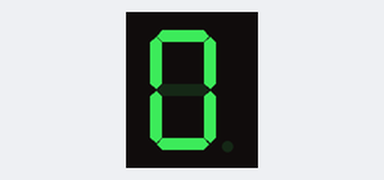
Simulated run of this sketch. Board: Arduino Uno, built with avr-gcc and run on an emulated ATmega328P. On the bench: 1-digit seven-segment display. Wiring (inferred from the names in the program): 1-digit 7-segment display, segments lit when HIGH: segments pin 1, pin 2, pin 3, pin 4, pin 5, pin 6, pin 7. The segment pins are drawn as the display they are named for.

Above: at 0.1 s.
At 1.1 s:
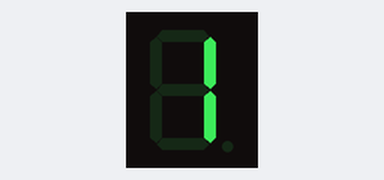
At 2.1 s:
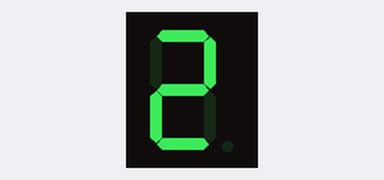
At 4.1 s:
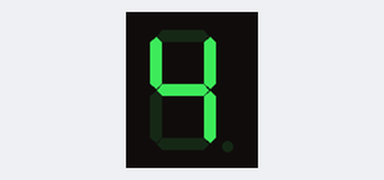
At 6.1 s:
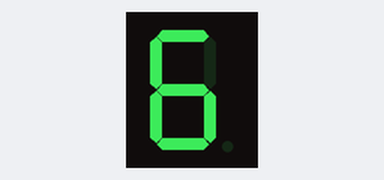
At 9.1 s:
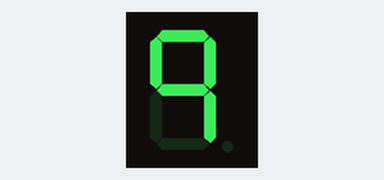

The sketch:

contador.ino
```cpp
// Pines del display de 7 segmentos
int a = 1;
int b = 2;
int c = 3;
int d = 4;
int e = 5;
int f = 6;
int g = 7;

// Pin del botón

int botonPin = 9;

// Variables de estado
int contador = 0;
bool contar = true;

// Matriz para los dígitos del display de 7 segmentos
int digits[10][7] = {
  {1,1,1,1,1,1,0},  // 0
  {0,1,1,0,0,0,0},  // 1
  {1,1,0,1,1,0,1},  // 2
  {1,1,1,1,0,0,1},  // 3
  {0,1,1,0,0,1,1},  // 4
  {1,0,1,1,0,1,1},  // 5
  {1,0,1,1,1,1,1},  // 6
  {1,1,1,0,0,0,0},  // 7
  {1,1,1,1,1,1,1},  // 8
  {1,1,1,0,0,1,1}   // 9
};

void setup() {
  // Configurar los pines como salida para el display
  pinMode(a, OUTPUT);
  pinMode(b, OUTPUT);
  pinMode(c, OUTPUT);
  pinMode(d, OUTPUT);
  pinMode(e, OUTPUT);
  pinMode(f, OUTPUT);
  pinMode(g, OUTPUT);

  // Configurar el pin del botón como entrada
  pinMode(botonPin, INPUT_PULLUP); // Configuración con resistencia de pull-up interna

  // Configurar la interrupción
  attachInterrupt(digitalPinToInterrupt(botonPin), interrumpir, FALLING);
}

void loop() {
  if (contar) {
    showNumber(contador);
    delay(1000); // Retraso de 1 segundo
    contador++;
    if (contador > 9) {
      contador = 0; // Reiniciar el contador después de 9
    }
  }
}

void interrumpir() {
  contar = !contar; // Negar el conteo
}

void showNumber(int num) {
  for (int i = 0; i < 7; i++) {
    digitalWrite(a + i, digits[num][i]);
  }
}
```

Measured:
- by itself, everything shown: repeats every 10.0 s, in 10 steps
- what the display in image 1 shows lasts 1.0 s, from 1.0 s to 2.0 s
